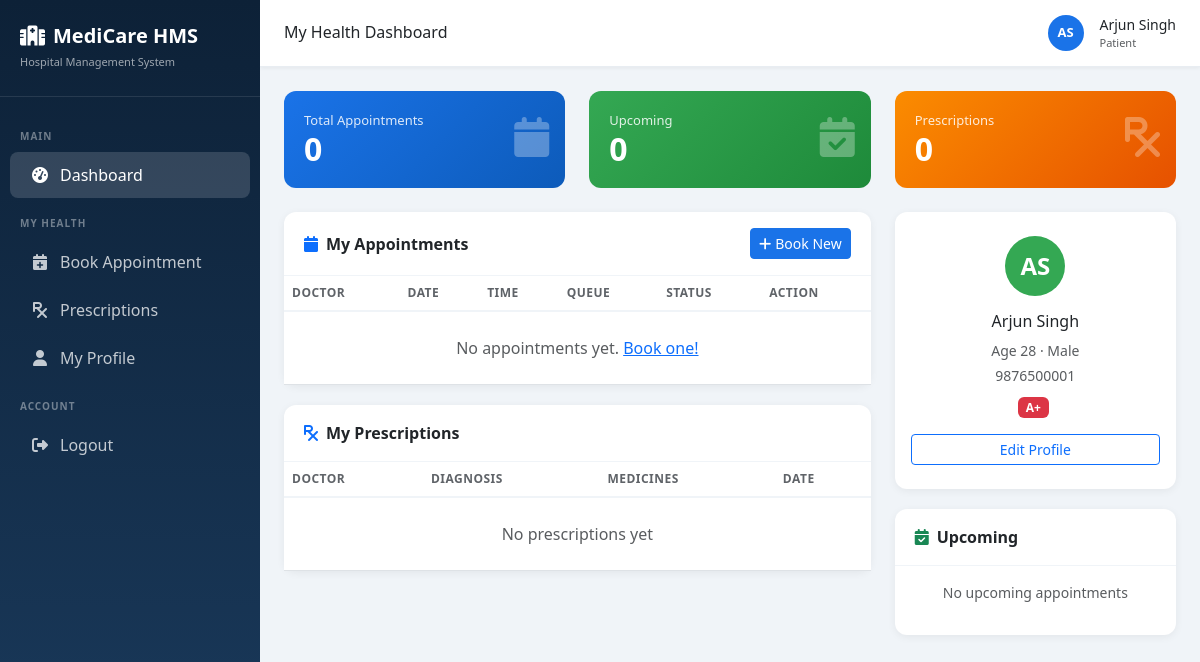
Page /dashboard/patient/ (signed in) on the earlier database version.
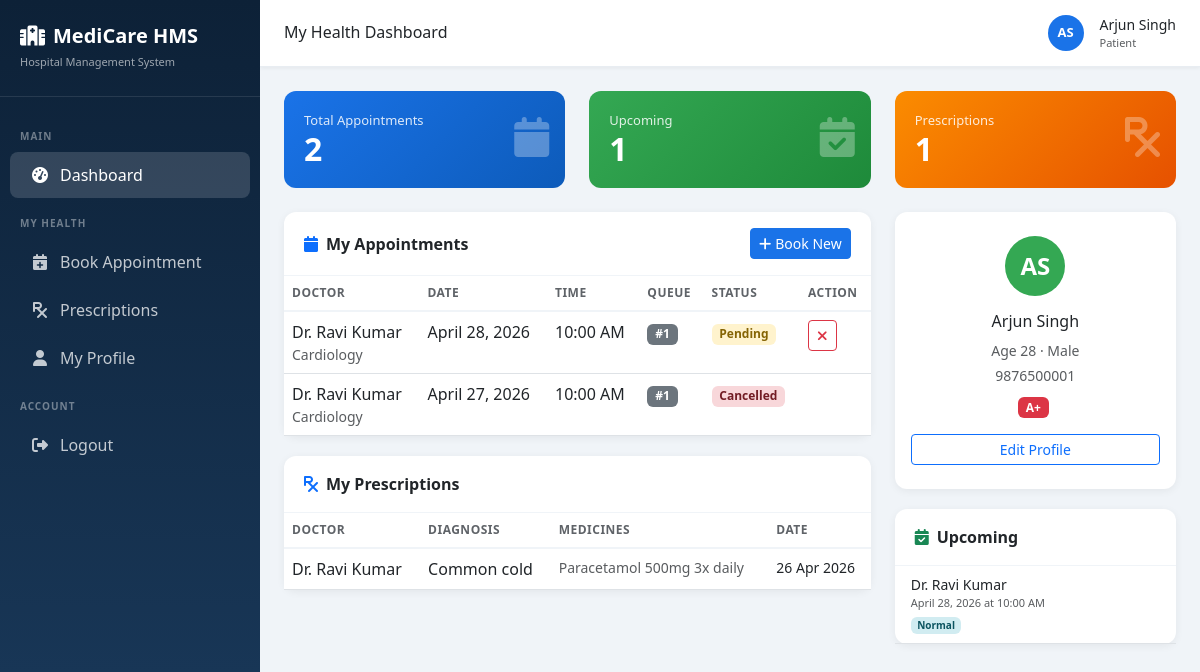
Same page on the later database version.
### appointments/models.py (models this page shows, shortened)
class Appointment(models.Model):
    STATUS_CHOICES = [
        ('pending', 'Pending'),
        ('confirmed', 'Confirmed'),
        ('completed', 'Completed'),
        ('cancelled', 'Cancelled'),
    ]
    PRIORITY_CHOICES = [
        ('low', 'Low'),
        ('normal', 'Normal'),
        ('high', 'High'),
        ('emergency', 'Emergency'),
    ]
    patient = models.ForeignKey('patients.Patient', on_delete=models.CASCADE, related_name='appointments')
    doctor = models.ForeignKey('doctors.Doctor', on_delete=models.CASCADE, related_name='appointments')
    appointment_date = models.DateField()
    appointment_time = models.TimeField()
    status = models.CharField(max_length=20, choices=STATUS_CHOICES, default='pending')
    priority = models.CharField(max_length=20, choices=PRIORITY_CHOICES, default='normal')
    reason = models.TextField(blank=True)
    notes = models.TextField(blank=True)
    queue_number = models.IntegerField(null=True, blank=True)
    notification_sent = models.BooleanField(default=False)
    created_at = models.DateTimeField(auto_now_add=True)
    updated_at = models.DateTimeField(auto_now=True)
    class Meta:
        ordering = ['appointment_date', 'appointment_time']

### doctors/models.py (models this page shows, shortened)
class Doctor(models.Model):
    user = models.OneToOneField(User, on_delete=models.CASCADE, related_name='doctor_profile')
    specialization = models.ForeignKey(Specialization, on_delete=models.SET_NULL, null=True)
    phone = models.CharField(max_length=15)
    address = models.TextField(blank=True)
    experience_years = models.IntegerField(default=0)
    qualification = models.CharField(max_length=200, blank=True)
    available_from = models.TimeField(default='09:00')
    available_to = models.TimeField(default='17:00')
    is_active = models.BooleanField(default=True)
    created_at = models.DateTimeField(auto_now_add=True)

class Specialization(models.Model):
    name = models.CharField(max_length=100)
    def __str__(self):
        return self.name

class Prescription(models.Model):
    doctor = models.ForeignKey(Doctor, on_delete=models.CASCADE)
    patient = models.ForeignKey('patients.Patient', on_delete=models.CASCADE)
    appointment = models.OneToOneField('appointments.Appointment', on_delete=models.SET_NULL, null=True, blank=True)
    diagnosis = models.TextField()
    medicines = models.TextField()
    instructions = models.TextField(blank=True)
    created_at = models.DateTimeField(auto_now_add=True)

### common/views.py (the view)
# urls.py: path('dashboard/patient/', cv.patient_dashboard, name='patient_dashboard'),
@login_required
def patient_dashboard(request):
    try:
        patient = Patient.objects.get(user=request.user)
    except Patient.DoesNotExist:
        messages.error(request, 'Patient profile not found.')
        return redirect('home')
    today = date.today()
    appointments = Appointment.objects.filter(patient=patient).select_related('doctor__user','doctor__specialization').order_by('-appointment_date')
    upcoming = appointments.filter(appointment_date__gte=today, status__in=['pending','confirmed'])
    prescriptions = Prescription.objects.filter(patient=patient).select_related('doctor__user').order_by('-created_at')
    late_appointments = []
    for appt in upcoming:
        appt_dt = datetime.combine(appt.appointment_date, appt.appointment_time)
        if datetime.now() > appt_dt - timedelta(minutes=30) and not appt.notification_sent:
            late_appointments.append(appt)
    return render(request, 'patient/dashboard.html', {
        'patient': patient,
        'appointments': appointments[:10],
        'upcoming': upcoming,
        'prescriptions': prescriptions[:5],
        'late_appointments': late_appointments,
    })

### common/context_processors.py (called while the page is built)
def user_profile(request):
    if request.user.is_authenticated:
        profile = UserProfile.objects.filter(user=request.user).first()
        return {'user_profile': profile}
    return {'user_profile': None}

### templates/patient/dashboard.html (shortened to what the changed rows need)
{% extends 'base.html' %}
{% block content %}
<div class="row g-4 mb-4">
  <div class="col-md-4"><div class="stat-card bg-blue"><div class="icon"><i class="fas fa-calendar"></i></div><p>Total Appointments</p><h3>{{ appointments.count }}</h3></div></div>
  <div class="col-md-4"><div class="stat-card bg-green"><div class="icon"><i class="fas fa-calendar-check"></i></div><p>Upcoming</p><h3>{{ upcoming.count }}</h3></div></div>
  <div class="col-md-4"><div class="stat-card bg-orange"><div class="icon"><i class="fas fa-prescription"></i></div><p>Prescriptions</p><h3>{{ prescriptions.count }}</h3></div></div>
</div>
<div class="row g-4">
  <div class="col-lg-8">
    <div class="card">
      <div class="card-body p-0"><div class="table-responsive">
        <table class="table table-hover mb-0">
          <thead><tr><th>Doctor</th><th>Date</th><th>Time</th><th>Queue</th><th>Status</th><th>Action</th></tr></thead>
          <tbody>
            {% for a in appointments %}
            <tr>
              <td><div class="fw-500">Dr. {{ a.doctor.user.get_full_name }}</div><div class="text-muted small">{{ a.doctor.specialization }}</div></td>
              <td>{{ a.appointment_date }}</td>
              <td>{{ a.appointment_time|time:"h:i A" }}</td>
              <td><span class="badge bg-secondary">#{{ a.queue_number|default:"-" }}</span></td>
              <td><span class="badge badge-{{ a.status }}">{{ a.status|title }}</span></td>
              <td>{% if a.status == 'pending' or a.status == 'confirmed' %}
                <form method="post" action="{% url 'cancel_appointment' a.id %}" style="display:inline;">{% csrf_token %}
                  <button type="submit" class="btn btn-sm btn-outline-danger" onclick="return confirm('Cancel this appointment?')"><i class="fas fa-times"></i></button>
                </form>
              {% endif %}</td>
            </tr>
            {% empty %}<tr><td colspan="6" class="text-center text-muted py-4">No appointments yet. <a href="{% url 'book_appointment' %}">Book one!</a></td></tr>{% endfor %}
          </tbody>
        </table>
      </div></div>
    </div>
    <div class="card">
      <div class="card-body p-0"><div class="table-responsive">
        <table class="table table-hover mb-0">
          <thead><tr><th>Doctor</th><th>Diagnosis</th><th>Medicines</th><th>Date</th></tr></thead>
          <tbody>
            {% for p in prescriptions %}
            <tr>
              <td>Dr. {{ p.doctor.user.get_full_name }}</td>
              <td>{{ p.diagnosis|truncatechars:50 }}</td>
              <td class="small text-muted">{{ p.medicines|truncatechars:60 }}</td>
              <td class="small">{{ p.created_at|date:"d M Y" }}</td>
            </tr>
            {% empty %}<tr><td colspan="4" class="text-center text-muted py-4">No prescriptions yet</td></tr>{% endfor %}
          </tbody>
        </table>
      </div></div>
    </div>
  </div>
  <div class="col-lg-4">
    <div class="card">
      <div class="card-body p-0">
        {% for a in upcoming|slice:":5" %}
        <div class="px-3 py-2 border-bottom">
          <div class="fw-500 small">Dr. {{ a.doctor.user.get_full_name }}</div>
          <div class="text-muted" style="font-size:11px;">{{ a.appointment_date }} at {{ a.appointment_time|time:"h:i A" }}</div>
          <span class="badge badge-{{ a.priority }}" style="font-size:10px;">{{ a.priority|title }}</span>
        </div>
        {% empty %}<p class="text-center text-muted py-3 small">No upcoming appointments</p>{% endfor %}
      </div>
    </div>
  </div>
</div>
{% endblock %}

Differences in the rows shown:
added Appointment: doctor.user.get_full_name "Ravi Kumar", doctor.specialization "Cardiology", appointment_date "April 28, 2026", appointment_time "10:00 AM", queue_number "1", status "Pending", priority "Normal"
added Appointment: doctor.user.get_full_name "Ravi Kumar", doctor.specialization "Cardiology", appointment_date "April 27, 2026", appointment_time "10:00 AM", queue_number "1", status "Cancelled"
added Prescription: doctor.user.get_full_name "Ravi Kumar", diagnosis "Common cold", medicines "Paracetamol 500mg 3x daily", created_at "26 Apr 2026"
Other differences:
{{ appointments.count }}: "0" → "2"
{{ upcoming.count }}: "0" → "1"
{{ prescriptions.count }}: "0" → "1"
text no longer shown: "No appointments yet. Book one! No prescriptions yet No upcoming appointments"
